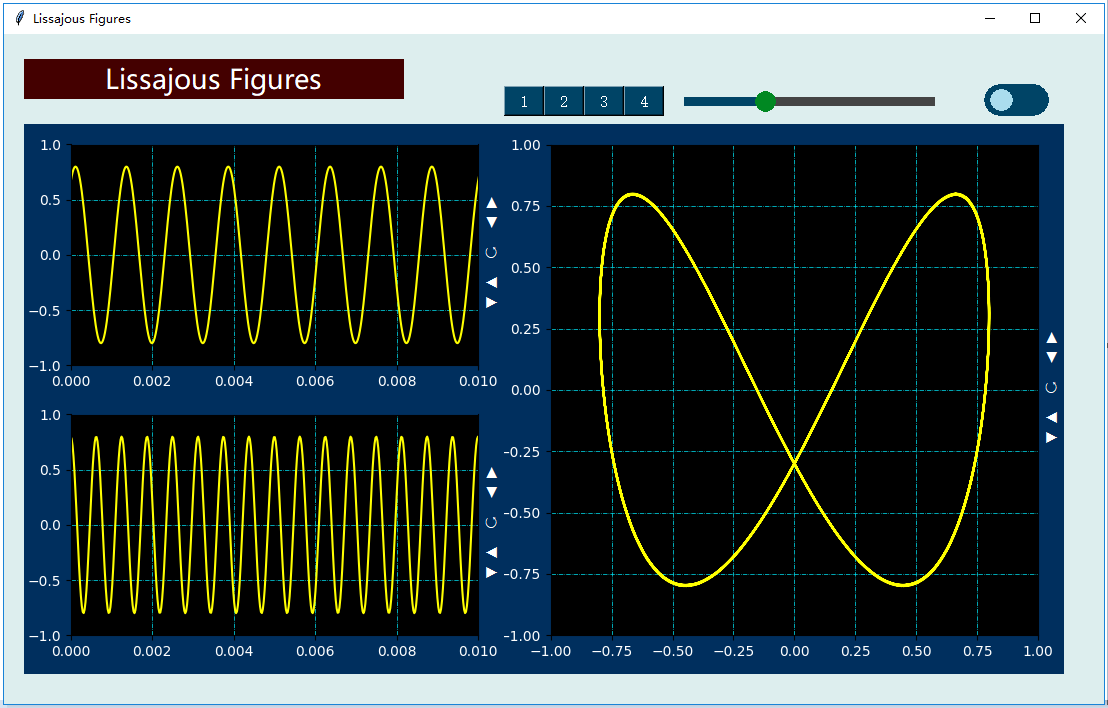

Generate this figure with Python:
#===This Frame is generated by DRPython ===============================
import sys
import os
import drvi.drviAppendPath as mPath
mPath.appendPythonPath()
#=================================================

import tkinter as tk
import tkinter.messagebox as msgbox
from tkinter import filedialog
import numpy as np
from scipy.fftpack import fft,ifft
import matplotlib.pyplot as plt
import numpy as np
import drvi.drviDSP as dsp
import drvi.drviControlls as dr
import drvi.drviSimpleAudio as sa
 
#==CallBack Function==============
def myWorking(v):
 Fs=44100;
 dt=1.0/Fs;
 N=500;
 tData=np.arange(N)*dt
 pa=10*mTimer1.getValueSingle()/250
 pha=mPha.get()
 rate=mType.get()+1
 xData=0.8*np.sin(2*np.pi*800*tData+(pa+pha)*np.pi/180)
 xData1=0.8*np.cos(2*np.pi*800*rate*tData+pa*np.pi/180)
 mPlotWave1.setValue2D(tData,xData)
 mPlotWave2.setValue2D(tData,xData1)
 mPlotOrbit.setValue2D(xData,xData1)
 return 1

#==Main Window=====================
win= tk.Tk()
sWOld=1920
sHOld=1080
sWidth=win.winfo_screenwidth()
sHeight=win.winfo_screenheight()
wRate=sWidth/sWOld
hRate=sHeight/sHOld
winWidth=int(1100*wRate)
winHeight=int(670*hRate)
x=(sWidth-winWidth)/2;
y=(win.winfo_screenheight()-winHeight)/2
win.geometry("%dx%d+%d+%d" %(winWidth,winHeight,x,y))
win.config(bg="#ddeeee")
win.wm_title('Lissajous Figures')


#==Variable for binding=======================================
mPha=tk.DoubleVar()
mPha.set(0)
mType=tk.DoubleVar()
mType.set(0)
mPha=tk.DoubleVar()
mPha.set(0)

#==Layout of controls=====================
mTimer1=dr.DRTimer(win,300*wRate,30*hRate,80*wRate,32*hRate,'#000000','#ffffff',250)
dr.DRLabelX(win,20*wRate,25*hRate,380*wRate,40*hRate,'#440000','#ffffff','Lissajous Figures',20)
mPlotWave1=dr.DRPlotX(win,20*wRate,90*hRate,480*wRate,280*hRate,'','#002f5e','#000000','#ffffff','#00eeff','#ffff00',0,0.01,-1,1,0,0)
mPlotWave2=dr.DRPlotX(win,20*wRate,360*hRate,480*wRate,280*hRate,'','#002f5e','#000000','#ffffff','#00eeff','#ffff00',0,0.01,-1,1,0,0)
mPlotOrbit=dr.DRPlotX(win,500*wRate,90*hRate,560*wRate,550*hRate,'','#002f5e','#000000','#ffffff','#00eeff','#ffff00',-1,1,-1,1,0,0)
mSwitch1=dr.DRSwitch(win,980*wRate,50*hRate,65*wRate,32*hRate,'#004466','#aaddee')
mHBut1=dr.DRHButtonGroup(win,500*wRate,52*hRate,160*wRate,30*hRate,'#004466','#ffffff','1,2,3,4',4,0)
mHSlider1=dr.DRHSlider(win,670*wRate,52*hRate,280*wRate,30*hRate,'#444444','#004466','#008822',8,20,0,180,0)

#==Binding==================================================
mSwitch1.addCallBackSingle(mTimer1.setValueSingle)
mTimer1.addCallBackSingle(myWorking)
mHBut1.addCallBackSingle(myWorking)
mHSlider1.addCallBackSingle(myWorking)
mHBut1.bindVariable(mType)
mHSlider1.bindVariable(mPha)

myWorking(0)
    
#==Main Loop=====================
win.mainloop()

#==End of APPp=====================
